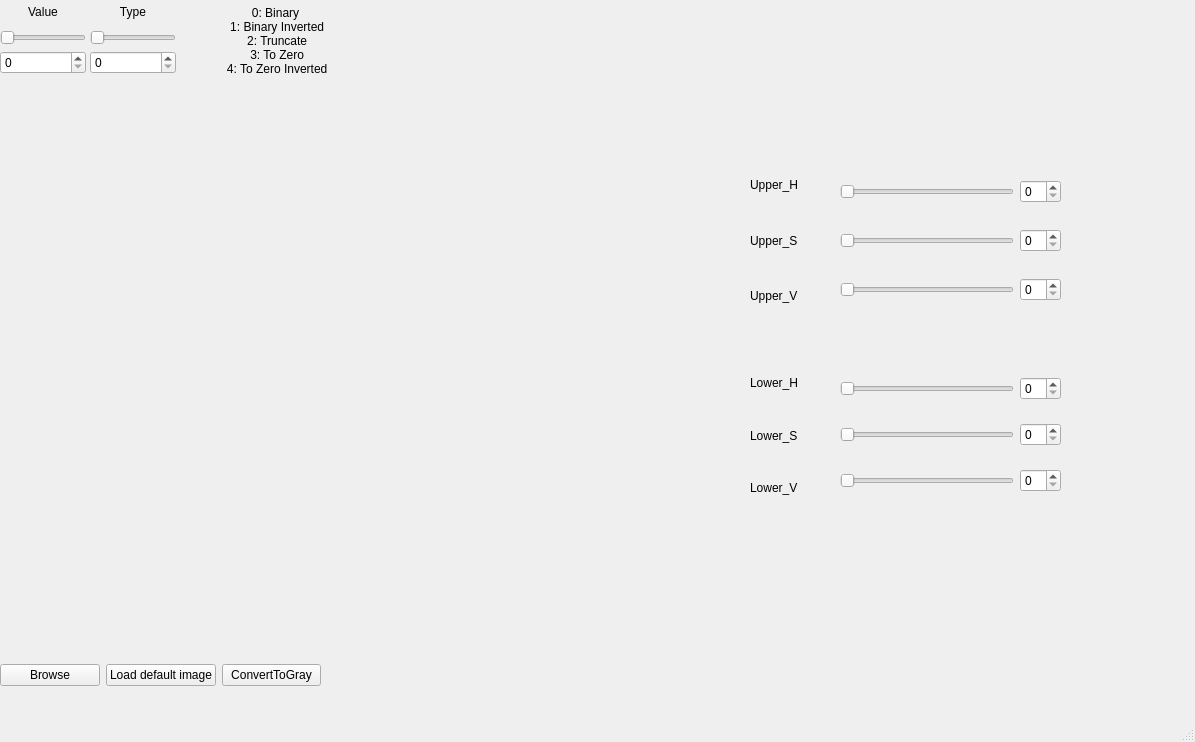
<?xml version="1.0" encoding="UTF-8"?>
<ui version="4.0">
 <class>MainWindow</class>
 <widget class="QMainWindow" name="MainWindow">
  <property name="geometry">
   <rect>
    <x>0</x>
    <y>0</y>
    <width>1195</width>
    <height>742</height>
   </rect>
  </property>
  <property name="windowTitle">
   <string>MainWindow</string>
  </property>
  <widget class="QWidget" name="centralwidget">
   <widget class="QLabel" name="lbl_img">
    <property name="geometry">
     <rect>
      <x>0</x>
      <y>100</y>
      <width>691</width>
      <height>511</height>
     </rect>
    </property>
    <property name="minimumSize">
     <size>
      <width>0</width>
      <height>0</height>
     </size>
    </property>
    <property name="baseSize">
     <size>
      <width>0</width>
      <height>0</height>
     </size>
    </property>
    <property name="font">
     <font>
      <pointsize>20</pointsize>
     </font>
    </property>
    <property name="text">
     <string/>
    </property>
    <property name="alignment">
     <set>Qt::AlignCenter</set>
    </property>
   </widget>
   <widget class="QLabel" name="label_3">
    <property name="geometry">
     <rect>
      <x>180</x>
      <y>0</y>
      <width>191</width>
      <height>81</height>
     </rect>
    </property>
    <property name="text">
     <string>0: Binary 
 1: Binary Inverted 
 2: Truncate 
 3: To Zero 
 4: To Zero Inverted</string>
    </property>
    <property name="alignment">
     <set>Qt::AlignCenter</set>
    </property>
   </widget>
   <widget class="QWidget" name="layoutWidget">
    <property name="geometry">
     <rect>
      <x>0</x>
      <y>660</y>
      <width>321</width>
      <height>30</height>
     </rect>
    </property>
    <layout class="QHBoxLayout" name="horizontalLayout_2">
     <item>
      <widget class="QPushButton" name="btn_img">
       <property name="text">
        <string>Browse</string>
       </property>
      </widget>
     </item>
     <item>
      <widget class="QPushButton" name="btn_defimg">
       <property name="text">
        <string>Load default image</string>
       </property>
      </widget>
     </item>
     <item>
      <widget class="QPushButton" name="btn_gray">
       <property name="text">
        <string>ConvertToGray</string>
       </property>
      </widget>
     </item>
    </layout>
   </widget>
   <widget class="QWidget" name="layoutWidget">
    <property name="geometry">
     <rect>
      <x>0</x>
      <y>0</y>
      <width>86</width>
      <height>74</height>
     </rect>
    </property>
    <layout class="QVBoxLayout" name="verticalLayout_4">
     <item>
      <widget class="QLabel" name="label_2">
       <property name="text">
        <string>Value</string>
       </property>
       <property name="alignment">
        <set>Qt::AlignCenter</set>
       </property>
      </widget>
     </item>
     <item>
      <widget class="QSlider" name="sld_value">
       <property name="maximum">
        <number>255</number>
       </property>
       <property name="orientation">
        <enum>Qt::Horizontal</enum>
       </property>
      </widget>
     </item>
     <item>
      <widget class="QSpinBox" name="spb_value"/>
     </item>
    </layout>
   </widget>
   <widget class="QWidget" name="layoutWidget">
    <property name="geometry">
     <rect>
      <x>90</x>
      <y>0</y>
      <width>86</width>
      <height>74</height>
     </rect>
    </property>
    <layout class="QVBoxLayout" name="verticalLayout">
     <item>
      <widget class="QLabel" name="label">
       <property name="text">
        <string>Type</string>
       </property>
       <property name="alignment">
        <set>Qt::AlignCenter</set>
       </property>
      </widget>
     </item>
     <item>
      <widget class="QSlider" name="sld_type">
       <property name="maximum">
        <number>4</number>
       </property>
       <property name="pageStep">
        <number>4</number>
       </property>
       <property name="sliderPosition">
        <number>0</number>
       </property>
       <property name="orientation">
        <enum>Qt::Horizontal</enum>
       </property>
      </widget>
     </item>
     <item>
      <widget class="QSpinBox" name="spb_type"/>
     </item>
    </layout>
   </widget>
   <widget class="QWidget" name="dis_up" native="true">
    <property name="geometry">
     <rect>
      <x>1070</x>
      <y>160</y>
      <width>101</width>
      <height>161</height>
     </rect>
    </property>
   </widget>
   <widget class="QWidget" name="">
    <property name="geometry">
     <rect>
      <x>840</x>
      <y>160</y>
      <width>221</width>
      <height>161</height>
     </rect>
    </property>
    <layout class="QVBoxLayout" name="verticalLayout_2">
     <item>
      <layout class="QHBoxLayout" name="horizontalLayout">
       <item>
        <widget class="QSlider" name="sld_upred">
         <property name="orientation">
          <enum>Qt::Horizontal</enum>
         </property>
        </widget>
       </item>
       <item>
        <widget class="QSpinBox" name="spb_upred"/>
       </item>
      </layout>
     </item>
     <item>
      <layout class="QHBoxLayout" name="horizontalLayout_3">
       <item>
        <widget class="QSlider" name="sld_upbl">
         <property name="orientation">
          <enum>Qt::Horizontal</enum>
         </property>
        </widget>
       </item>
       <item>
        <widget class="QSpinBox" name="spb_upbl"/>
       </item>
      </layout>
     </item>
     <item>
      <layout class="QHBoxLayout" name="horizontalLayout_4">
       <item>
        <widget class="QSlider" name="sld_upgr">
         <property name="orientation">
          <enum>Qt::Horizontal</enum>
         </property>
        </widget>
       </item>
       <item>
        <widget class="QSpinBox" name="spb_upgr"/>
       </item>
      </layout>
     </item>
    </layout>
   </widget>
   <widget class="QWidget" name="">
    <property name="geometry">
     <rect>
      <x>750</x>
      <y>160</y>
      <width>78</width>
      <height>161</height>
     </rect>
    </property>
    <layout class="QVBoxLayout" name="verticalLayout_3">
     <item>
      <widget class="QLabel" name="label_4">
       <property name="text">
        <string>Upper_H</string>
       </property>
      </widget>
     </item>
     <item>
      <widget class="QLabel" name="label_5">
       <property name="text">
        <string>Upper_S</string>
       </property>
      </widget>
     </item>
     <item>
      <widget class="QLabel" name="label_6">
       <property name="text">
        <string>Upper_V</string>
       </property>
      </widget>
     </item>
    </layout>
   </widget>
   <widget class="QWidget" name="">
    <property name="geometry">
     <rect>
      <x>840</x>
      <y>360</y>
      <width>221</width>
      <height>151</height>
     </rect>
    </property>
    <layout class="QVBoxLayout" name="verticalLayout_5">
     <item>
      <layout class="QHBoxLayout" name="horizontalLayout_5">
       <item>
        <widget class="QSlider" name="sld_lowred">
         <property name="orientation">
          <enum>Qt::Horizontal</enum>
         </property>
        </widget>
       </item>
       <item>
        <widget class="QSpinBox" name="spb_lowred"/>
       </item>
      </layout>
     </item>
     <item>
      <layout class="QHBoxLayout" name="horizontalLayout_6">
       <item>
        <widget class="QSlider" name="sld_lowbl">
         <property name="orientation">
          <enum>Qt::Horizontal</enum>
         </property>
        </widget>
       </item>
       <item>
        <widget class="QSpinBox" name="spb_lowbl"/>
       </item>
      </layout>
     </item>
     <item>
      <layout class="QHBoxLayout" name="horizontalLayout_7">
       <item>
        <widget class="QSlider" name="sld_lowgr">
         <property name="orientation">
          <enum>Qt::Horizontal</enum>
         </property>
        </widget>
       </item>
       <item>
        <widget class="QSpinBox" name="spb_lowgr"/>
       </item>
      </layout>
     </item>
    </layout>
   </widget>
   <widget class="QWidget" name="">
    <property name="geometry">
     <rect>
      <x>750</x>
      <y>360</y>
      <width>78</width>
      <height>151</height>
     </rect>
    </property>
    <layout class="QVBoxLayout" name="verticalLayout_6">
     <item>
      <widget class="QLabel" name="label_7">
       <property name="text">
        <string>Lower_H</string>
       </property>
      </widget>
     </item>
     <item>
      <widget class="QLabel" name="label_8">
       <property name="text">
        <string>Lower_S</string>
       </property>
      </widget>
     </item>
     <item>
      <widget class="QLabel" name="label_9">
       <property name="text">
        <string>Lower_V</string>
       </property>
      </widget>
     </item>
    </layout>
   </widget>
  </widget>
  <widget class="QMenuBar" name="menubar">
   <property name="geometry">
    <rect>
     <x>0</x>
     <y>0</y>
     <width>1195</width>
     <height>26</height>
    </rect>
   </property>
  </widget>
  <widget class="QStatusBar" name="statusbar"/>
 </widget>
 <resources/>
 <connections/>
</ui>
